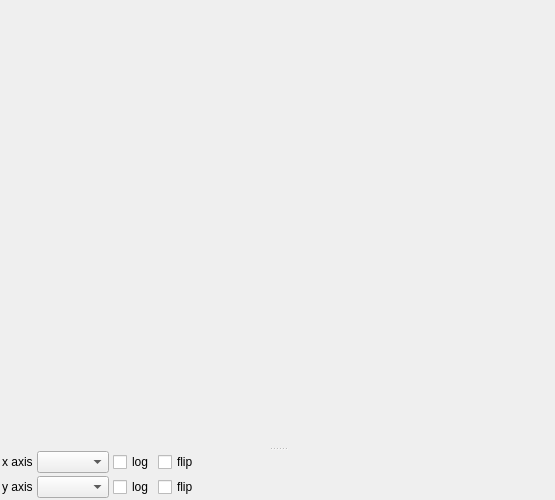
<?xml version="1.0" encoding="UTF-8"?>
<ui version="4.0">
 <class>ScatterWidget</class>
 <widget class="QWidget" name="ScatterWidget">
  <property name="geometry">
   <rect>
    <x>0</x>
    <y>0</y>
    <width>555</width>
    <height>500</height>
   </rect>
  </property>
  <property name="baseSize">
   <size>
    <width>555</width>
    <height>500</height>
   </size>
  </property>
  <property name="focusPolicy">
   <enum>Qt::StrongFocus</enum>
  </property>
  <property name="windowTitle">
   <string>Scatter Plot</string>
  </property>
  <property name="styleSheet">
   <string notr="true"/>
  </property>
  <layout class="QVBoxLayout" name="verticalLayout_2">
   <property name="margin">
    <number>2</number>
   </property>
   <item>
    <widget class="QSplitter" name="splitter">
     <property name="orientation">
      <enum>Qt::Vertical</enum>
     </property>
     <widget class="MplWidget" name="mplWidget" native="true">
      <property name="sizePolicy">
       <sizepolicy hsizetype="Preferred" vsizetype="Preferred">
        <horstretch>1</horstretch>
        <verstretch>10</verstretch>
       </sizepolicy>
      </property>
      <property name="minimumSize">
       <size>
        <width>0</width>
        <height>200</height>
       </size>
      </property>
      <property name="baseSize">
       <size>
        <width>100</width>
        <height>500</height>
       </size>
      </property>
      <property name="toolTip">
       <string/>
      </property>
     </widget>
     <widget class="QWidget" name="layoutWidget">
      <layout class="QHBoxLayout" name="horizontalLayout" stretch="0,1">
       <item>
        <layout class="QVBoxLayout" name="verticalLayout">
         <property name="spacing">
          <number>3</number>
         </property>
         <item>
          <layout class="QHBoxLayout" name="xAxisLayout">
           <property name="spacing">
            <number>4</number>
           </property>
           <item>
            <widget class="QLabel" name="xlabel">
             <property name="text">
              <string>x axis</string>
             </property>
            </widget>
           </item>
           <item>
            <widget class="QComboBox" name="xAxisComboBox">
             <property name="toolTip">
              <string>Set which attribute is plotted on the x axis</string>
             </property>
            </widget>
           </item>
           <item>
            <widget class="QCheckBox" name="xLogCheckBox">
             <property name="toolTip">
              <string>Toggle on/off log scaling on the x axis</string>
             </property>
             <property name="text">
              <string>log</string>
             </property>
            </widget>
           </item>
           <item>
            <widget class="QCheckBox" name="xFlipCheckBox">
             <property name="toolTip">
              <string>Flip/unflip the order of the x axis</string>
             </property>
             <property name="text">
              <string>flip</string>
             </property>
            </widget>
           </item>
          </layout>
         </item>
         <item>
          <layout class="QHBoxLayout" name="yAxisLayout">
           <property name="spacing">
            <number>4</number>
           </property>
           <item>
            <widget class="QLabel" name="ylabel">
             <property name="text">
              <string>y axis</string>
             </property>
            </widget>
           </item>
           <item>
            <widget class="QComboBox" name="yAxisComboBox">
             <property name="toolTip">
              <string>Set which attribute is plotted on the y axis</string>
             </property>
            </widget>
           </item>
           <item>
            <widget class="QCheckBox" name="yLogCheckBox">
             <property name="toolTip">
              <string>Toggle on/off log scaling on the y axis</string>
             </property>
             <property name="text">
              <string>log</string>
             </property>
            </widget>
           </item>
           <item>
            <widget class="QCheckBox" name="yFlipCheckBox">
             <property name="toolTip">
              <string>Flip/unflip the order of the y axis</string>
             </property>
             <property name="text">
              <string>flip</string>
             </property>
            </widget>
           </item>
          </layout>
         </item>
        </layout>
       </item>
       <item>
        <widget class="LayerTreeWidget" name="layerTree" native="true">
         <property name="sizePolicy">
          <sizepolicy hsizetype="Expanding" vsizetype="Maximum">
           <horstretch>1</horstretch>
           <verstretch>1</verstretch>
          </sizepolicy>
         </property>
         <property name="minimumSize">
          <size>
           <width>0</width>
           <height>0</height>
          </size>
         </property>
         <property name="baseSize">
          <size>
           <width>0</width>
           <height>0</height>
          </size>
         </property>
        </widget>
       </item>
      </layout>
     </widget>
    </widget>
   </item>
  </layout>
 </widget>
 <customwidgets>
  <customwidget>
   <class>LayerTreeWidget</class>
   <extends>QWidget</extends>
   <header>layertreewidget</header>
   <container>1</container>
  </customwidget>
  <customwidget>
   <class>MplWidget</class>
   <extends>QWidget</extends>
   <header>mplwidget</header>
   <container>1</container>
  </customwidget>
 </customwidgets>
 <tabstops>
  <tabstop>xAxisComboBox</tabstop>
  <tabstop>xLogCheckBox</tabstop>
  <tabstop>xFlipCheckBox</tabstop>
  <tabstop>yAxisComboBox</tabstop>
  <tabstop>yLogCheckBox</tabstop>
  <tabstop>yFlipCheckBox</tabstop>
 </tabstops>
 <resources/>
 <connections/>
</ui>
